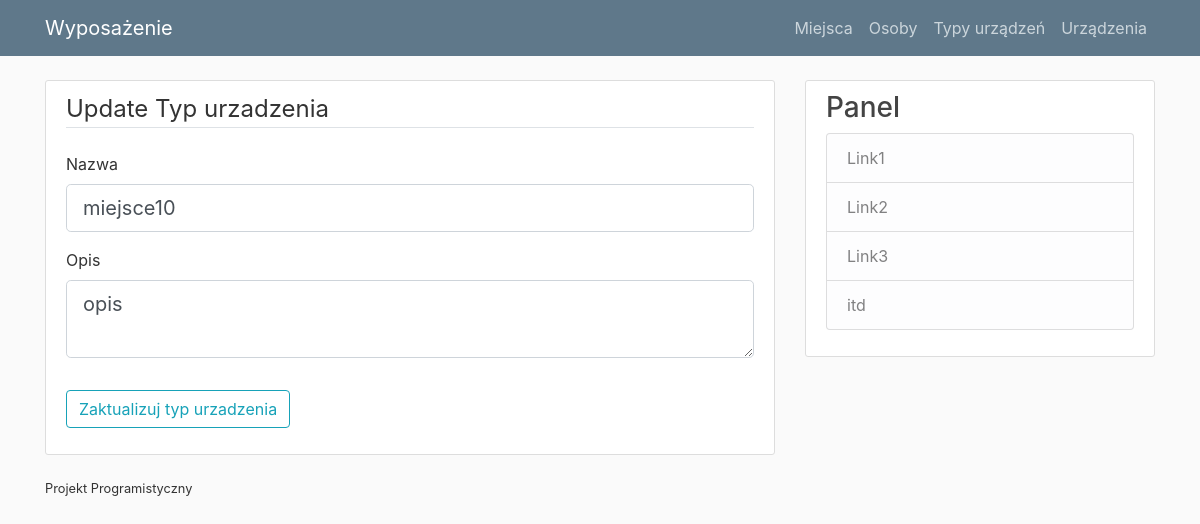
/typurzadzenia/2/update, run on the app's committed database.
### wyposazenie/models.py (models this page shows)
class TypyUrzadzen(db.Model):
    __tablename__ = "typy_urzadzen"
    id_typ_urzadzenia = db.Column(db.Integer, primary_key = True)
    nazwa = db.Column(db.String(30), nullable=False, unique = True)
    opis = db.Column(db.String(150))

### wyposazenie/routes.py (the view)
@app.route("/typurzadzenia/<int:id_typ_urzadzenia>/update", methods=["GET", "POST"])
def update_typurzadzenia(id_typ_urzadzenia):
    typurzadzenia_query = TypyUrzadzen.query.get_or_404(id_typ_urzadzenia)
    form = UpdateTypUrzadzeniaForm()
    if form.validate_on_submit():
        typurzadzenia_query.nazwa = form.nazwa.data
        typurzadzenia_query.opis = form.opis.data
        db.session.commit()
        flash("typ urzadzenia zostal zaktualizowany", "success")
        return redirect(url_for("pokaztypurzadzenia", id_typ_urzadzenia=typurzadzenia_query.id_typ_urzadzenia))
    elif request.method == "GET":
        form.nazwa.data = typurzadzenia_query.nazwa
        form.opis.data = typurzadzenia_query.opis
    return render_template("dodaj_typurzadzenia.html", title="Update Typ urzadzenia", form=form,
                           legend="Update Typ urzadzenia")

### wyposazenie/forms.py (shortened to what this page needs)
class UpdateTypUrzadzeniaForm(FlaskForm):
    nazwa = StringField("Nazwa", validators=[DataRequired(), Length(min=3, max=30)])
    opis = TextAreaField("Opis", validators=[DataRequired(), Length(min=3, max=150)])
    submit = SubmitField("Zaktualizuj typ urzadzenia")

### wyposazenie/templates/dodaj_typurzadzenia.html (shortened to what this page needs)
{% extends "layout.html" %}
{% block content %}
    <div class="content-section">
        <form method="POST" action="">
            <fieldset class="form-group">
                <legend class="border-bottom mb-4">{{legend}}</legend>
                <div class="form-group">
                    {{ form.nazwa.label(class="form-control-label") }}
                    {% if form.nazwa.errors %}
                        {{ form.nazwa(class="form-control form-control-lg is-invalid") }}
                        <div class="invalid-feedback">
                            {% for error in form.nazwa.errors %}
                                <span>{{ error }}</span>
                            {% endfor %}
                        </div>
                    {% else %}
                        {{ form.nazwa(class="form-control form-control-lg") }}
                    {% endif %}
                </div>
                <div class="form-group">
                    {{ form.opis.label(class="form-control-label") }}
                    {% if form.opis.errors %}
                        {{ form.opis(class="form-control form-control-lg is-invalid") }}
                        <div class="invalid-feedback">
                            {% for error in form.opis.errors %}
                                <span>{{ error }}</span>
                            {% endfor %}
                        </div>
                    {% else %}
                        {{ form.opis(class="form-control form-control-lg") }}
                    {% endif %}
                </div>
            </fieldset>
            <div class="form-group">
                {{ form.submit(class="btn btn-outline-info") }}
            </div>
        </form>
    </div>
    <div >
        <small class="text muted">
            Projekt Programistyczny
        </small>
    </div>
{%  endblock content %}

### wyposazenie/static/main.css (style rules this page uses)
body { background: #fafafa; color: #333333; margin-top: 5rem; }
.content-section { background: #ffffff; padding: 10px 20px; border: 1px solid #dddddd; border-radius: 3px; margin-bottom: 20px; }

### data on the page
TypyUrzadzen: nazwa "miejsce10", opis.label "Opis", opis "opis"

### other printed values
{{ legend }} "Update Typ urzadzenia"
